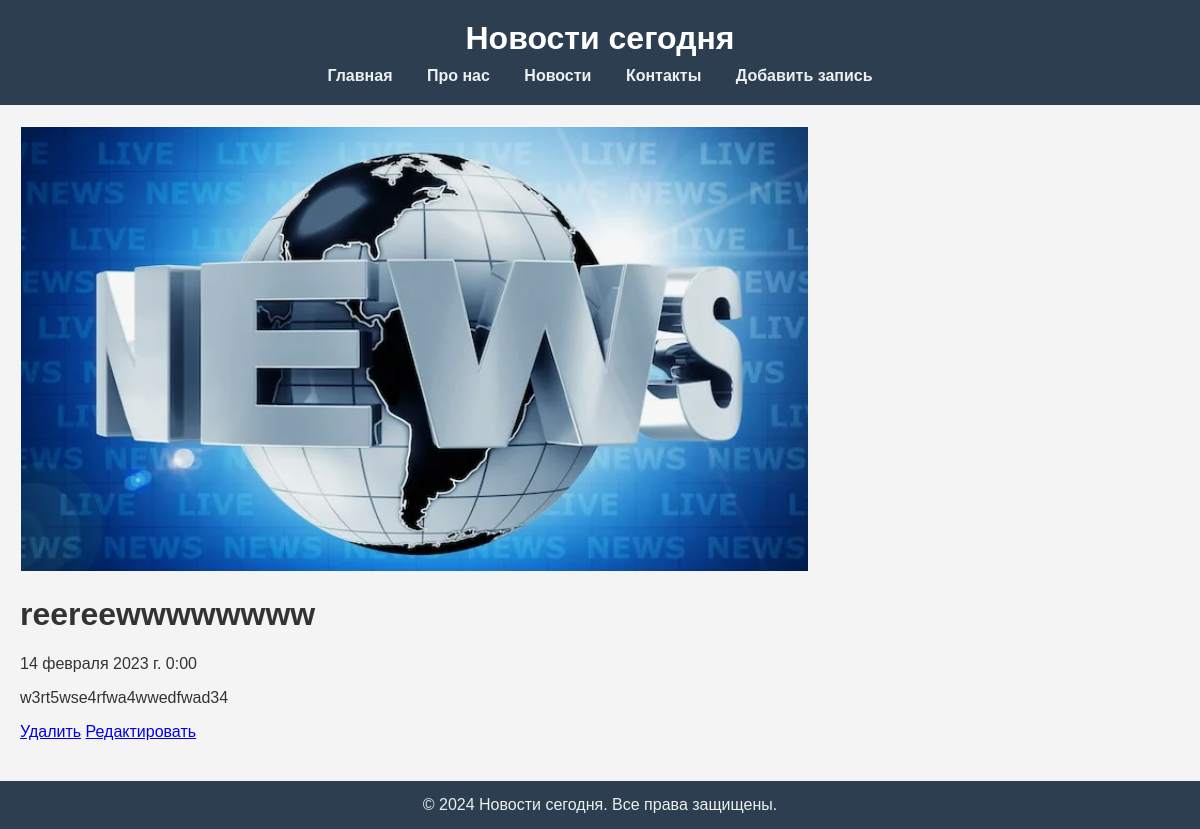
/news/4, run on an earlier commit of the app's database.
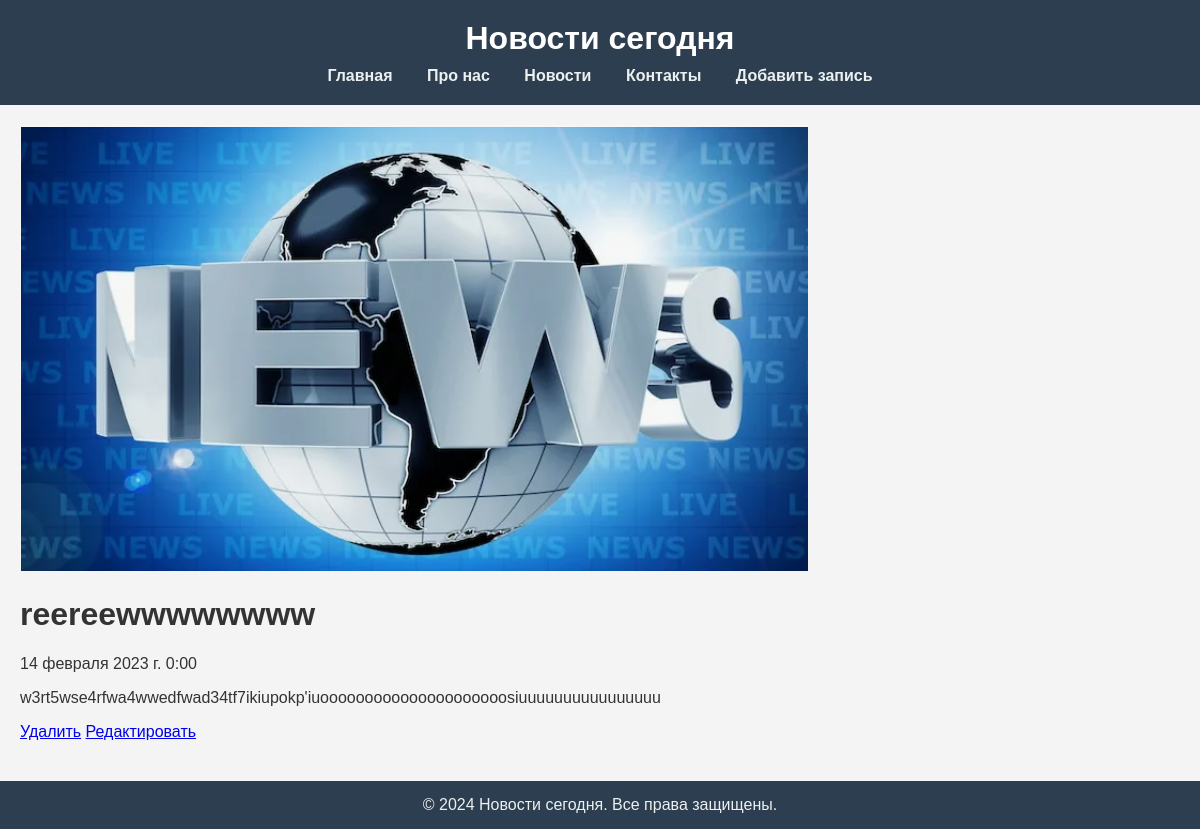
And on a later commit of the database.
### news/models.py (models this page shows, shortened)
class Articles(models.Model):
    title = models.CharField('Название', max_length=50)
    anons = models.CharField('Анонс', max_length=250)
    full_text = models.TextField('Статья')
    image = models.ImageField(upload_to='img/', blank=True)
    date = models.DateTimeField('Дата публикации', auto_now_add=True)
    class Meta:
        verbose_name = 'Новость'
        verbose_name_plural = 'Новости'

### news/views.py (the view)
# urls.py: path('<int:pk>', views.NewsDetailView.as_view(), name='news-detail'),
class NewsDetailView(DetailView):
    model = Articles
    template_name = 'news/detail_view.html'
    context_object_name = 'article'

### news/templatetags/news_tags.py (called while the page is built)
@register.filter(name='markdown')
def markdown_format(text):
    return mark_safe(markdown.markdown(text))

### news/templates/news/detail_view.html (shortened to what this page needs)
{% extends "main/base.html" %}
{% load static %}
{% load news_tags %}
{% block content %}
    <div class="features">
        {% if el.image %}
            <img src="{{ article.image.url }}"/>
        {% else %}
            <img src="{% static 'main/img/2.png' %}"/>
        {% endif %}
        <h1>{{ article.title }}</h1>
        <p>{{ article.date }}</p>
        <p>{{ article.full_text|markdown }}</p>
        <a href="{% url 'news-delete' article.id %}" class="btn btn-danger">Удалить</a>
        <a href="{% url 'news-update' article.id %}" class="btn btn-info">Редактировать</a>
    </div>
{% endblock %}

### main/templates/main/base.html (shortened to what this page needs)
{% load static %}
<!DOCTYPE html>
<html lang="ru">
<head>
    <link rel="stylesheet" href="{% static 'main/css/main.css'%}">
</head>
<body>
<header>
    <h1>Новости сегодня</h1>
    <nav>
        <a href="{% url 'home' %}">Главная</a>
        <a href="{% url 'about' %}">Про нас</a>
        <a href="{% url 'news_home' %}">Новости</a>
        <a href="{% url 'contact' %}">Контакты</a>
        <a href="{% url 'create' %}">Добавить запись</a>
    </nav>
</header>
<div class="container">
    {% block content %}{% endblock %}
</div>
<footer>
    &copy; 2024 Новости сегодня. Все права защищены.
</footer>
</body>
</html>

### main/static/main/css/main.css (style rules this page uses)
body { font-family: Arial, sans-serif; margin: 0; background-color: #f4f4f4; color: #333; }
header { background-color: #2c3e50; padding: 20px; color: #fff; text-align: center; }
header h1 { margin: 0; }
nav { margin-top: 10px; }
nav a { color: #ecf0f1; text-decoration: none; margin: 0 15px; font-weight: bold; }
.container { max-width: 1200px; margin: 20px auto; padding: 0 20px; }
footer { background-color: #2c3e50; color: #ecf0f1; text-align: center; padding: 15px 20px; margin-top: 40px; }

### main/templates/main/base.html (style rules this page uses)
body { font-family: Arial, sans-serif; margin: 0; background-color: #f4f4f4; color: #333; }
header { background-color: #2c3e50; padding: 20px; color: #fff; text-align: center; }
header h1 { margin: 0; }
nav { margin-top: 10px; }
nav a { color: #ecf0f1; text-decoration: none; margin: 0 15px; font-weight: bold; }
.container { max-width: 1200px; margin: 20px auto; padding: 0 20px; }
footer { background-color: #2c3e50; color: #ecf0f1; text-align: center; padding: 15px 20px; margin-top: 40px; }

What changed in the data, as far as the page shows it:
changed Articles "reereewwwwwwww": full_text "w3rt5wse4rfwa4wwedfwad34" → "w3rt5wse4rfwa4wwedfwad34tf7ikiupokp'iuooooooooooooooooooooosiuuuuuuuuuuuuuuuu"
